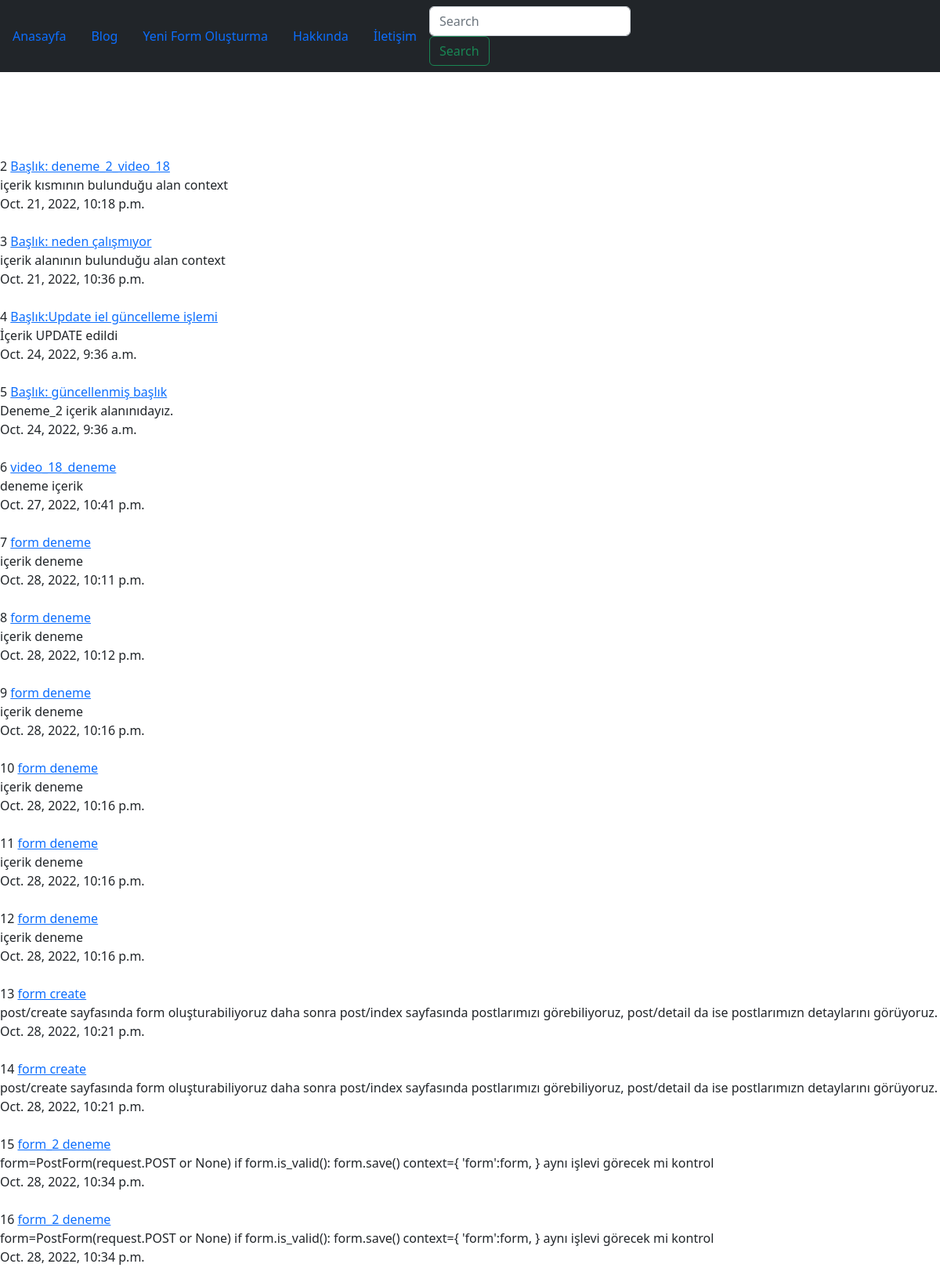
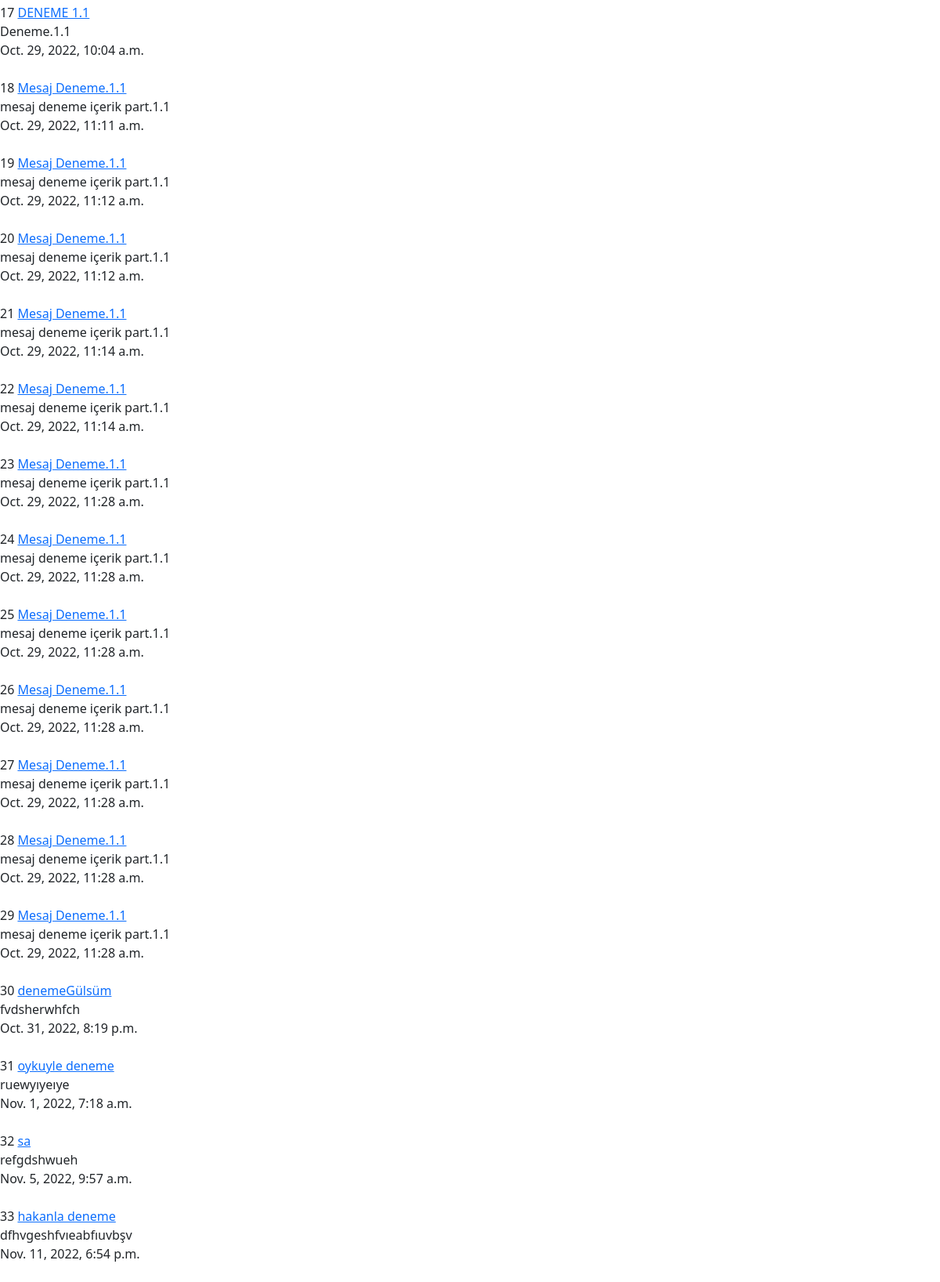
The page /post/index/ on the database its author committed (2 pictures, top to bottom).
### post/models.py (models this page shows)
class Post(models.Model):
   title=models.CharField(max_length=120,verbose_name='Başlık') #baslik
   content=models.TextField(verbose_name='İçerik')# metin
   publishing_date=models.DateTimeField(verbose_name='yayımlanma Tarihi',auto_now_add=True)#yayimlanma_tarihi

### post/views.py (the view)
# urls.py: path('index/',post_index, name='index'),
def post_index(request):
    posts=Post.objects.all()
    return render(request,'post/index.html',{'posts': posts}) #templates klasörü içide oluşturduğumuz post dosyası içindeki html dosyasının adresini verdik 2. parametre olarak.

### templates/post/index.html
{% extends 'base.html' %}
{% block body %}
    {% for post in posts %}
       {{post.id}}
       <a href="{{post.id}}/">{{post.title}}</a><br>
       {{post.content}}<br>
       {{post.publishing_date}}<br>
       <br>
    {% endfor %}
{% endblock %}

### templates/base.html (shortened to what this page needs)
{% load static %}
<!DOCTYPE html>
<html lang="en">
</head>
      <link rel="stylesheet" href="{% static 'css/bootstrap.min.css' %}">
      <link rel="stylesheet" href="{% static 'css/style.css' %}">
</head>
<body>
    {% include 'header.html' %}
    {% block body %}
    {% endblock %}
 </body>
 </html>

### templates/header.html (shortened to what this page needs)
<nav class="navbar navbar-expand-lg navbar-dark bg-dark fixed-top">
  <ul class="nav nav-pills ">
    <li class="nav-item ">
        <a class="nav-link" href="{% url 'home' %}">Anasayfa</a>
       </li>
    <li class="nav-item ">
      <a class="nav-link" href="{% url 'post:index' %}">Blog</a>
     </li>
    <li class="nav-item">
        <a class="nav-link" href="{% url 'post:create' %}">Yeni Form Oluşturma</a>
     </li>
     <li class="nav-item ">
        <a class="nav-link" href="#">Hakkında</a>
       </li>
       <li class="nav-item ">
        <a class="nav-link" href="#">İletişim</a>
       </li>
  </ul>
  <div class="collapse navbar-collapse " id="navbarTogglerDemo03">
    <form class="form-inline my-2 my-lg-0 davud">
      <input class="form-control mr-sm-2" type="search" placeholder="Search" aria-label="Search">
      <button class="btn btn-outline-success my-2 my-sm-0" type="submit">Search</button>
    </form>
  </div>
</nav>

### static/css/style.css (style rules this page uses)
body { padding-top: 200px; }

### rows shown on the page
Post: id "2", title "Başlık: deneme_2_video_18", content "içerik kısmının bulunduğu alan context", publishing_date "Oct. 21, 2022, 10:18 p.m."
Post: id "3", title "Başlık: neden çalışmıyor", content "içerik alanının bulunduğu alan context", publishing_date "Oct. 21, 2022, 10:36 p.m."
Post: id "4", title "Başlık:Update iel güncelleme işlemi", content "İçerik UPDATE edildi", publishing_date "Oct. 24, 2022, 9:36 a.m."
Post: id "5", title "Başlık: güncellenmiş başlık", content "Deneme_2 içerik alanınıdayız.", publishing_date "Oct. 24, 2022, 9:36 a.m."
Post: id "6", title "video_18_deneme", content "deneme içerik", publishing_date "Oct. 27, 2022, 10:41 p.m."
Post: id "7", title "form deneme", content "içerik deneme", publishing_date "Oct. 28, 2022, 10:11 p.m."
Post: id "8", title "form deneme", content "içerik deneme", publishing_date "Oct. 28, 2022, 10:12 p.m."
Post: id "9", title "form deneme", content "içerik deneme", publishing_date "Oct. 28, 2022, 10:16 p.m."
Post: id "10", title "form deneme", content "içerik deneme", publishing_date "Oct. 28, 2022, 10:16 p.m."
Post: id "11", title "form deneme", content "içerik deneme", publishing_date "Oct. 28, 2022, 10:16 p.m."
Post: id "12", title "form deneme", content "içerik deneme", publishing_date "Oct. 28, 2022, 10:16 p.m."
Post: id "13", title "form create", content "post/create sayfasında form oluşturabiliyoruz daha sonra post/index sayfasında postlarımızı görebiliyoruz, post/detail da ise postlarımızn detaylarını görüyoruz.", publishing_date "Oct. 28, 2022, 10:21 p.m."
Post: id "14", title "form create", content "post/create sayfasında form oluşturabiliyoruz daha sonra post/index sayfasında postlarımızı görebiliyoruz, post/detail da ise postlarımızn detaylarını görüyoruz.", publishing_date "Oct. 28, 2022, 10:21 p.m."
Post: id "15", title "form_2 deneme", content "form=PostForm(request.POST or None) if form.is_valid(): form.save() context={ 'form':form, } aynı işlevi görecek mi kontrol", publishing_date "Oct. 28, 2022, 10:34 p.m."
Post: id "16", title "form_2 deneme", content "form=PostForm(request.POST or None) if form.is_valid(): form.save() context={ 'form':form, } aynı işlevi görecek mi kontrol", publishing_date "Oct. 28, 2022, 10:34 p.m."
Post: id "17", title "DENEME 1.1", content "Deneme.1.1", publishing_date "Oct. 29, 2022, 10:04 a.m."
Post: id "18", title "Mesaj Deneme.1.1", content "mesaj deneme içerik part.1.1", publishing_date "Oct. 29, 2022, 11:11 a.m."
Post: id "19", title "Mesaj Deneme.1.1", content "mesaj deneme içerik part.1.1", publishing_date "Oct. 29, 2022, 11:12 a.m."
Post: id "20", title "Mesaj Deneme.1.1", content "mesaj deneme içerik part.1.1", publishing_date "Oct. 29, 2022, 11:12 a.m."
Post: id "21", title "Mesaj Deneme.1.1", content "mesaj deneme içerik part.1.1", publishing_date "Oct. 29, 2022, 11:14 a.m."
Post: id "22", title "Mesaj Deneme.1.1", content "mesaj deneme içerik part.1.1", publishing_date "Oct. 29, 2022, 11:14 a.m."
Post: id "23", title "Mesaj Deneme.1.1", content "mesaj deneme içerik part.1.1", publishing_date "Oct. 29, 2022, 11:28 a.m."
Post: id "24", title "Mesaj Deneme.1.1", content "mesaj deneme içerik part.1.1", publishing_date "Oct. 29, 2022, 11:28 a.m."
Post: id "25", title "Mesaj Deneme.1.1", content "mesaj deneme içerik part.1.1", publishing_date "Oct. 29, 2022, 11:28 a.m."
Post: id "26", title "Mesaj Deneme.1.1", content "mesaj deneme içerik part.1.1", publishing_date "Oct. 29, 2022, 11:28 a.m."
Post: id "27", title "Mesaj Deneme.1.1", content "mesaj deneme içerik part.1.1", publishing_date "Oct. 29, 2022, 11:28 a.m."
Post: id "28", title "Mesaj Deneme.1.1", content "mesaj deneme içerik part.1.1", publishing_date "Oct. 29, 2022, 11:28 a.m."
Post: id "29", title "Mesaj Deneme.1.1", content "mesaj deneme içerik part.1.1", publishing_date "Oct. 29, 2022, 11:28 a.m."
Post: id "30", title "denemeGülsüm", content "fvdsherwhfch", publishing_date "Oct. 31, 2022, 8:19 p.m."
Post: id "31", title "oykuyle deneme", content "ruewyıyeıye", publishing_date "Nov. 1, 2022, 7:18 a.m."
Post: id "32", title "sa", content "refgdshwueh", publishing_date "Nov. 5, 2022, 9:57 a.m."
Post: id "33", title "hakanla deneme", content "dfhvgeshfvıeabfıuvbşv", publishing_date "Nov. 11, 2022, 6:54 p.m."
